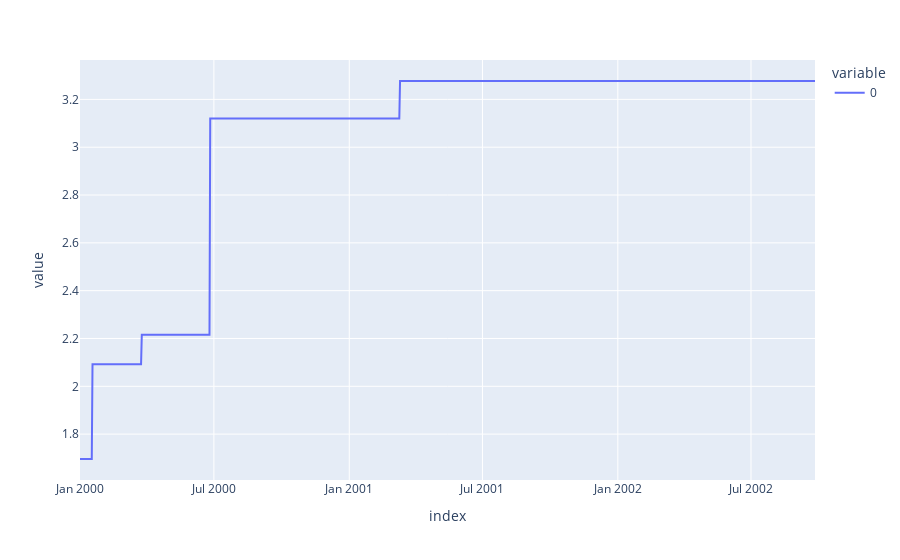

Source (notebook cell):
### Code cell
psser.plot()

### Figure 1 — Plotly figure (JSON) as saved in the notebook; plotly's stock layout.template omitted (floating-point values rounded to 4 significant figures; data arrays with more than 128 entries replaced by an {"elided": "..."} marker saying what was removed)
{"data": [{"hovertemplate": "variable=0<br>index=%{x}<br>value=%{y}<extra></extra>", "legendgroup": "0", "line": {"color": "#636efa", "dash": "solid"}, "marker": {"symbol": "circle"}, "mode": "lines", "name": "0", "orientation": "v", "showlegend": true, "type": "scatter", "x": {"elided": "1000 str values"}, "xaxis": "x", "y": {"elided": "1000 float values"}, "yaxis": "y"}], "layout": {"legend": {"title": {"text": "variable"}, "tracegroupgap": 0}, "margin": {"t": 60}, "xaxis": {"anchor": "y", "domain": [0, 1], "title": {"text": "index"}}, "yaxis": {"anchor": "x", "domain": [0, 1], "title": {"text": "value"}}}}
